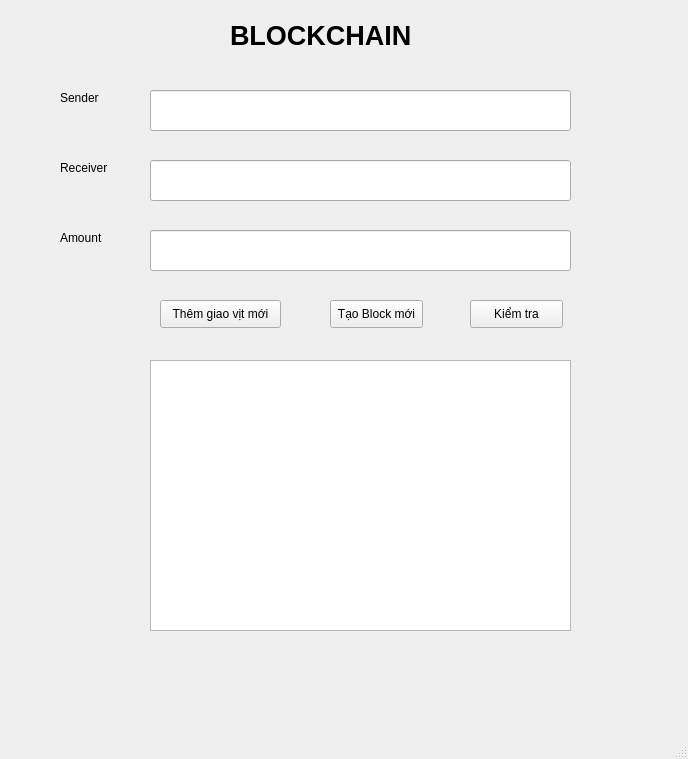
<?xml version="1.0" encoding="UTF-8"?>
<ui version="4.0">
 <class>MainWindow</class>
 <widget class="QMainWindow" name="MainWindow">
  <property name="geometry">
   <rect>
    <x>0</x>
    <y>0</y>
    <width>688</width>
    <height>759</height>
   </rect>
  </property>
  <property name="windowTitle">
   <string>MainWindow</string>
  </property>
  <widget class="QWidget" name="centralwidget">
   <widget class="QLabel" name="label">
    <property name="geometry">
     <rect>
      <x>230</x>
      <y>0</y>
      <width>231</width>
      <height>71</height>
     </rect>
    </property>
    <property name="font">
     <font>
      <pointsize>20</pointsize>
      <weight>75</weight>
      <bold>true</bold>
     </font>
    </property>
    <property name="text">
     <string>BLOCKCHAIN</string>
    </property>
   </widget>
   <widget class="QLabel" name="label_2">
    <property name="geometry">
     <rect>
      <x>60</x>
      <y>90</y>
      <width>55</width>
      <height>16</height>
     </rect>
    </property>
    <property name="text">
     <string>Sender</string>
    </property>
   </widget>
   <widget class="QLabel" name="label_3">
    <property name="geometry">
     <rect>
      <x>60</x>
      <y>160</y>
      <width>55</width>
      <height>16</height>
     </rect>
    </property>
    <property name="text">
     <string>Receiver</string>
    </property>
   </widget>
   <widget class="QLabel" name="label_4">
    <property name="geometry">
     <rect>
      <x>60</x>
      <y>230</y>
      <width>55</width>
      <height>16</height>
     </rect>
    </property>
    <property name="text">
     <string>Amount</string>
    </property>
   </widget>
   <widget class="QPushButton" name="btn_add_transaction">
    <property name="geometry">
     <rect>
      <x>160</x>
      <y>300</y>
      <width>121</width>
      <height>28</height>
     </rect>
    </property>
    <property name="text">
     <string>Thêm giao vịt mới</string>
    </property>
   </widget>
   <widget class="QPushButton" name="btn_mine_block">
    <property name="geometry">
     <rect>
      <x>330</x>
      <y>300</y>
      <width>93</width>
      <height>28</height>
     </rect>
    </property>
    <property name="text">
     <string>Tạo Block mới</string>
    </property>
   </widget>
   <widget class="QPushButton" name="btn_check_validity">
    <property name="geometry">
     <rect>
      <x>470</x>
      <y>300</y>
      <width>93</width>
      <height>28</height>
     </rect>
    </property>
    <property name="text">
     <string>Kiểm tra</string>
    </property>
   </widget>
   <widget class="QPlainTextEdit" name="plainTextEdit_chain">
    <property name="geometry">
     <rect>
      <x>150</x>
      <y>360</y>
      <width>421</width>
      <height>271</height>
     </rect>
    </property>
   </widget>
   <widget class="QLineEdit" name="lineEdit_sender">
    <property name="geometry">
     <rect>
      <x>150</x>
      <y>90</y>
      <width>421</width>
      <height>41</height>
     </rect>
    </property>
   </widget>
   <widget class="QLineEdit" name="lineEdit_receiver">
    <property name="geometry">
     <rect>
      <x>150</x>
      <y>160</y>
      <width>421</width>
      <height>41</height>
     </rect>
    </property>
   </widget>
   <widget class="QLineEdit" name="lineEdit_amount">
    <property name="geometry">
     <rect>
      <x>150</x>
      <y>230</y>
      <width>421</width>
      <height>41</height>
     </rect>
    </property>
   </widget>
  </widget>
  <widget class="QMenuBar" name="menubar">
   <property name="geometry">
    <rect>
     <x>0</x>
     <y>0</y>
     <width>688</width>
     <height>26</height>
    </rect>
   </property>
  </widget>
  <widget class="QStatusBar" name="statusbar"/>
 </widget>
 <resources/>
 <connections/>
</ui>
